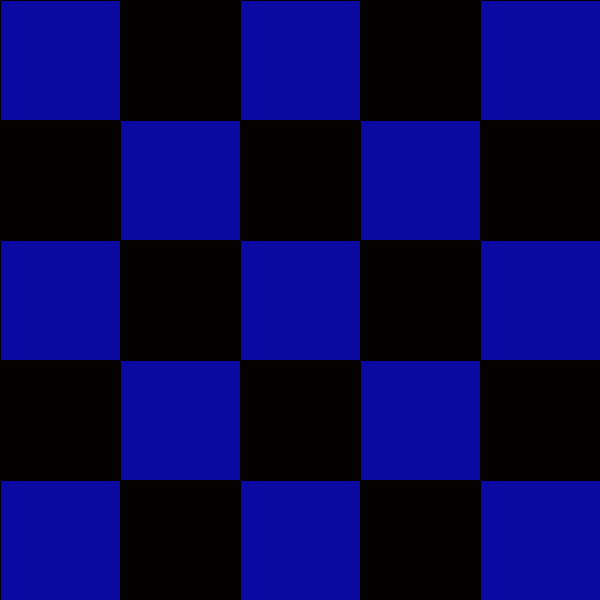
Frame 1 (no input)
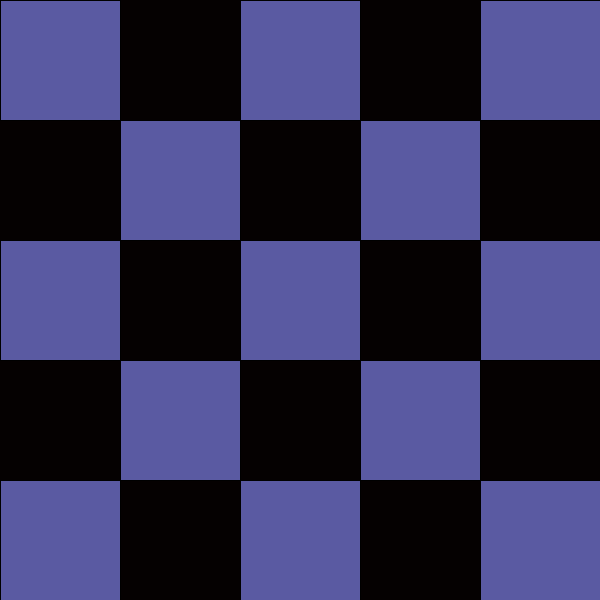
Frame 60 (the mouse pressed at the canvas centre just before this capture)
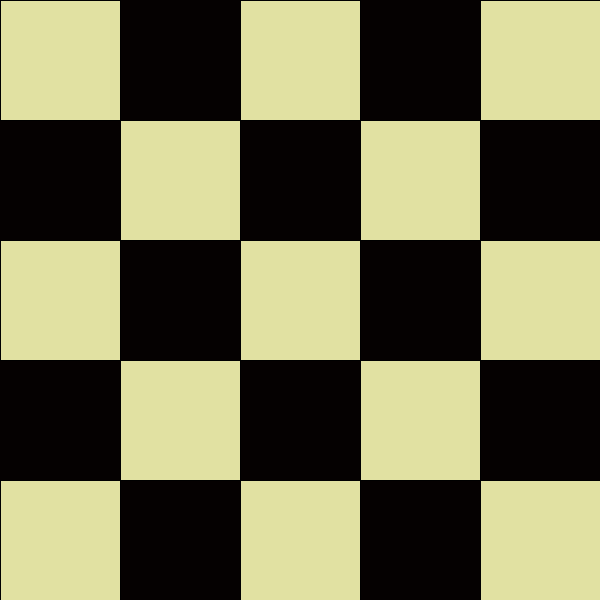
Frame 120 (the mouse held since frame 60 and released just before this capture)

The Processing sketch that drew these frames (run headless with seeded random() and noise(); from frame 60 on, the mouse is pressed at the canvas centre):

// Processing sketch: processing_36114
// ── processing_36114.pde

void setup() {
  size(600,600);
  smooth();
  background(5,1,1);
  color(RGB);
}


void draw() { 

  fill((mouseX+frameCount*10)%255, (mouseY+frameCount*10)%255,162);
  rect(0,0,120,120);
  fill((mouseX+frameCount*10)%255, (mouseY+frameCount*10)%255,162);

  rect(120,120,120,120);
  fill((mouseX+frameCount*10)%255, (mouseY+frameCount*10)%255,162);

  rect(240,0,120,120);
  fill((mouseX+frameCount*10)%255, (mouseY+frameCount*10)%255,162);

  rect(360,120,120,120);

  rect(480,0,120,120);
  fill((mouseX+frameCount*10)%255, (mouseY+frameCount*10)%255,162);


  rect(0,240,120,120);
  
  rect(120,360,120,120);
 
  rect(240,240,120,120);

  rect(360,360,120,120);
  fill((mouseX+frameCount*10)%255, (mouseY+frameCount*10)%255,162);
 
  rect(480,240,120,120);


  rect(0,480,120,120);

  rect(240,480,120,120);
  fill((mouseX+frameCount*10)%255, (mouseY+frameCount*10)%255,162);

  rect(480,480,120,120);
}
